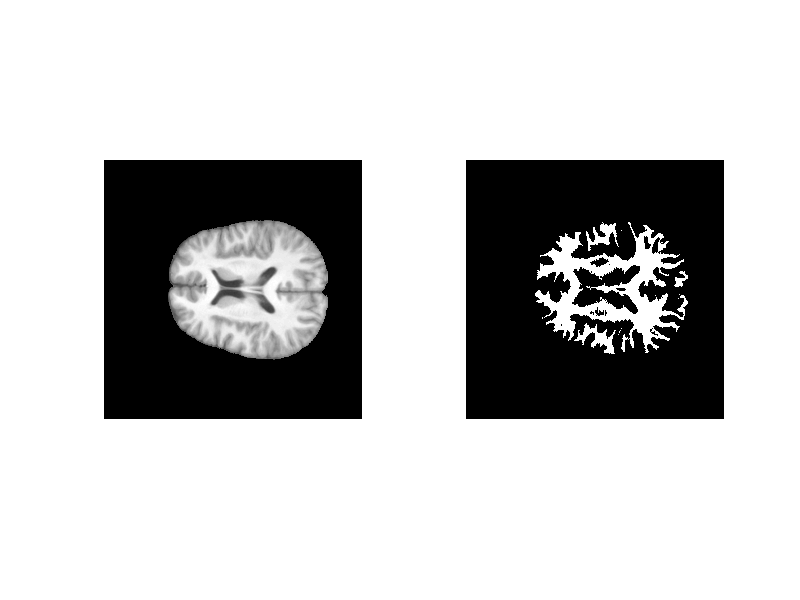

The MATLAB script that drew this image: (Note: this script raises an error after producing the figure.)
close all;
clear all;
%% PARTIE 1

%%Question1
load('TP3_donnees.mat');
k = 1;
seg = Segm_binaire(:,:,k);

figure()
subplot(1,2,1);
imshow(IRM_T1,[]);
subplot(1,2,2);
imshow(seg,[]);

displaySegOnMri(seg,IRM_T1);

%%Question2
%Intersection des segmentations 
%Union des segmentations 
Inter =  Segm_binaire(:,:,1);
Union =  Segm_binaire(:,:,1);
for i = 2:15
    Inter(Segm_binaire(:,:,i) == 0) = 0;
    Union(Segm_binaire(:,:,i) == 1) = 1;
end

figure()
subplot(1,2,1);
imshow(Inter,[]);
subplot(1,2,2);
imshow(Union,[]);

%%Question3
